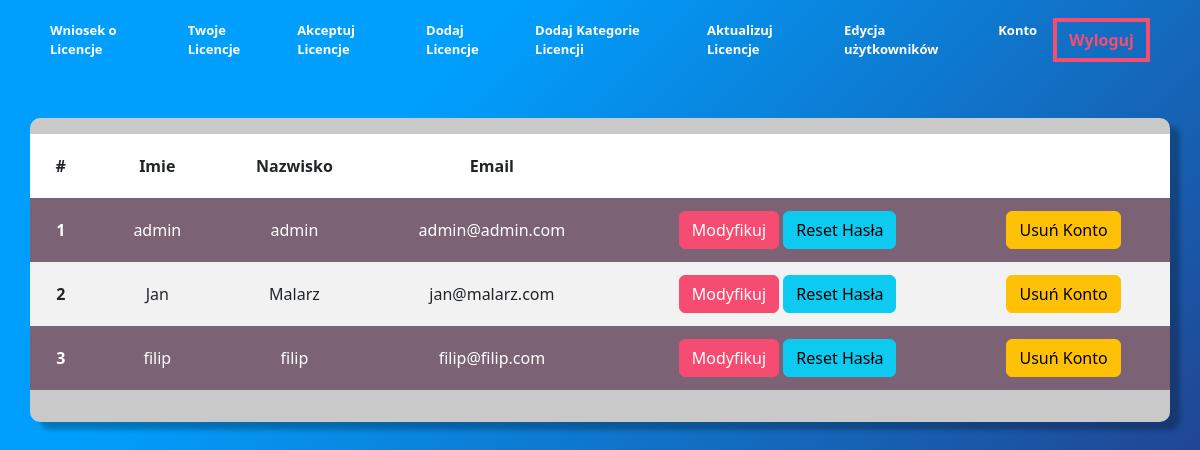
Screenshot of /ManageLicense/listUser.php (signed in) with the database file from the repository.
### tables this page shows
CREATE TABLE `users` (
  `users_id` int(11) NOT NULL,
  `users_name` varchar(40) NOT NULL,
  `users_surename` varchar(40) NOT NULL,
  `users_email` varchar(60) NOT NULL,
  `users_pesel` varchar(15) NOT NULL,
  `users_pwd` varchar(60) NOT NULL,
  `users_role` varchar(15) NOT NULL
);

### ManageLicense/listUser.php (the view, shortened to what this page needs)
<?php
require_once('classes/Dbcon.php');
include "partials/header.php";
include "partials/menu.php";
?>
    <div class="formularze">
        <form action="updateUser.php" method="POST">
            <?php
            $query1 = "SELECT * FROM users";
            $stmt = $connection->prepare($query1);
            $stmt->execute();
            $result = $stmt->fetchAll(PDO::FETCH_ASSOC);
            ?>
            <div class="container tableColour">
                <table class="table table-striped text-center">
                    <thead>
                    <tr>
                        <th scope="col">#</th>
                        <th scope="col">Imie</th>
                        <th scope="col">Nazwisko</th>
                        <th scope="col">Email</th>
                        <th scope="col"></th>
                        <th scope="col"></th>
                    </tr>
                    </thead>
                    <?php
                    $i = 1;
                    foreach ($result
                    as $row) {
                    if ($i % 2 !== 0) $color = 'tdColorMain';
                    else $color = '';
                    ?>
                    <tbody class="text-center <?php echo $color ?>">
                    <tr>
                        <th scope="row"><?php echo $i++ ?></th>
                        <td class="align-middle"><?php echo $row['users_name'] ?></td>
                        <td class="align-middle"><?php echo $row['users_surename'] ?></td>
                        <td class="align-middle"><?php echo $row['users_email'] ?></td>
                        <td class="align-middle">
                            <button type="submit" class="btn btn-Main" name="modify"
                                    value="<?php echo $row['users_id']
                                    ?>">Modyfikuj
                            </button>
                            <button type="submit" class="btn btn-info" name="passw"
                                    value="<?php echo $row['users_id']
                                    ?>">Reset Hasła
                            </button>
                        </td>
                        <td class="align-middle">
                            <button type="submit" class="btn btn-warning" name="delete"
                                    value="<?php echo $row['users_id']
                                    ?>">Usuń Konto
                            </button>
                        </td>
                    </tr>
                    <?php
                    }
                    ?>
                    </tbody>
                </table>
            </div>
        </form>
    </div>
<?php
include "partials/footer.php";
?>

### rows the page displays
users: users_name "admin", users_surename "admin", users_email "admin@admin.com"
users: users_name "Jan", users_surename "Malarz", users_email "jan@malarz.com"
users: users_name "filip", users_surename "filip", users_email "filip@filip.com"
